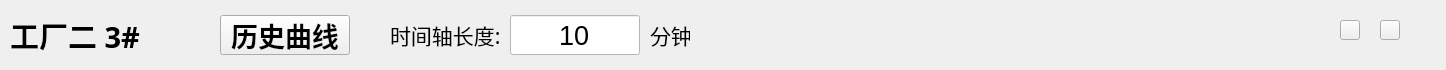
   <widget class="QWidget" name="widget_title" native="true">
    <property name="geometry">
     <rect>
      <x>2</x>
      <y>0</y>
      <width>1446</width>
      <height>70</height>
     </rect>
    </property>
    <property name="styleSheet">
     <string notr="true">#widget_title{
border-top-left-radius: 10px;   /* 设置左上角的圆角半径 */
border-top-right-radius: 10px;  /* 设置右上角的圆角半径 */
border-bottom-left-radius: 0px; /* 保持左下角的圆角半径为 0 */
border-bottom-right-radius: 0px;/* 保持右下角的圆角半径为 0 */
background-color: rgb(170, 170, 255);
}</string>
    </property>
    <widget class="QLabel" name="label_factory_num">
     <property name="geometry">
      <rect>
       <x>10</x>
       <y>15</y>
       <width>140</width>
       <height>40</height>
      </rect>
     </property>
     <property name="font">
      <font>
       <family>华文中宋</family>
       <pointsize>22</pointsize>
       <weight>75</weight>
       <bold>true</bold>
      </font>
     </property>
     <property name="text">
      <string>工厂二 3#</string>
     </property>
    </widget>
    <widget class="QPushButton" name="pushButton_historical_curve">
     <property name="geometry">
      <rect>
       <x>220</x>
       <y>15</y>
       <width>130</width>
       <height>40</height>
      </rect>
     </property>
     <property name="font">
      <font>
       <family>华文仿宋</family>
       <pointsize>20</pointsize>
       <weight>75</weight>
       <bold>true</bold>
      </font>
     </property>
     <property name="text">
      <string>历史曲线</string>
     </property>
    </widget>
    <widget class="QPushButton" name="pushButton_3">
     <property name="geometry">
      <rect>
       <x>1340</x>
       <y>20</y>
       <width>20</width>
       <height>20</height>
      </rect>
     </property>
     <property name="styleSheet">
      <string notr="true">border-image: url(:/logo/minisize.png);</string>
     </property>
     <property name="text">
      <string/>
     </property>
    </widget>
    <widget class="QPushButton" name="pushButton_4">
     <property name="geometry">
      <rect>
       <x>1380</x>
       <y>20</y>
       <width>20</width>
       <height>20</height>
      </rect>
     </property>
     <property name="styleSheet">
      <string notr="true">border-image: url(:/logo/close.png);</string>
     </property>
     <property name="text">
      <string/>
     </property>
    </widget>
    <widget class="QLabel" name="label_factory_num_2">
     <property name="geometry">
      <rect>
       <x>390</x>
       <y>15</y>
       <width>110</width>
       <height>40</height>
      </rect>
     </property>
     <property name="font">
      <font>
       <family>华文中宋</family>
       <pointsize>16</pointsize>
       <weight>50</weight>
       <bold>false</bold>
      </font>
     </property>
     <property name="text">
      <string>时间轴长度:</string>
     </property>
    </widget>
    <widget class="QLabel" name="label_factory_num_3">
     <property name="geometry">
      <rect>
       <x>650</x>
       <y>15</y>
       <width>40</width>
       <height>40</height>
      </rect>
     </property>
     <property name="font">
      <font>
       <family>华文中宋</family>
       <pointsize>16</pointsize>
       <weight>50</weight>
       <bold>false</bold>
      </font>
     </property>
     <property name="text">
      <string>分钟</string>
     </property>
    </widget>
    <widget class="QLineEdit" name="lineEdit_SetTime">
     <property name="geometry">
      <rect>
       <x>510</x>
       <y>15</y>
       <width>130</width>
       <height>40</height>
      </rect>
     </property>
     <property name="font">
      <font>
       <pointsize>20</pointsize>
      </font>
     </property>
     <property name="styleSheet">
      <string notr="true">padding: 0;
background-color: rgb(255, 255, 255);
color: rgb(0, 0, 0);</string>
     </property>
     <property name="text">
      <string>10</string>
     </property>
     <property name="alignment">
      <set>Qt::AlignCenter</set>
     </property>
    </widget>
   </widget>
